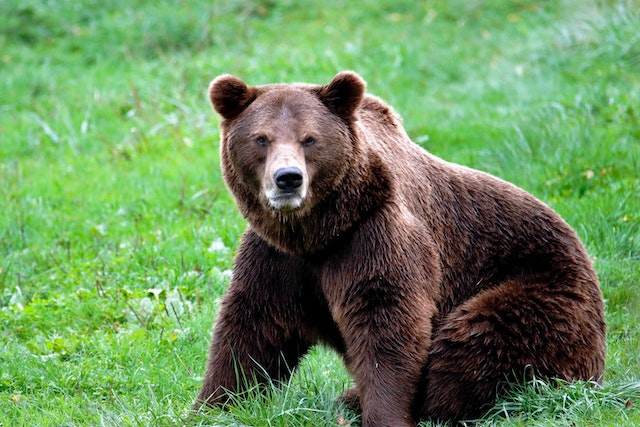
#> input picture Module_11 Feature Detection/bear.jpg, 640 x 427 px, found by its file name
$ python SIFT.py
#> lines starting #> are read from the running program, lines starting #| are printed output that depends on the picture
import cv2

# Load the image
img = cv2.imread('Module_11 Feature Detection/bear.jpg')
#> img is the input picture: shape (427, 640, 3); mean B, G, R 91.8, 141.6, 106.1
gray = cv2.cvtColor(img, cv2.COLOR_BGR2GRAY)
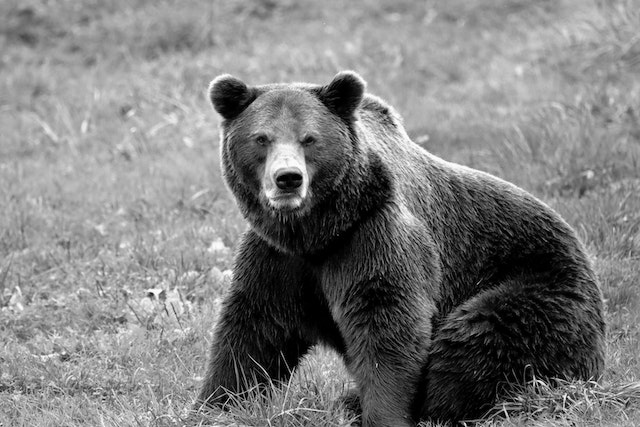
#> gray: shape (427, 640); min 0, max 255, mean 125.3

# Create a SIFT detector object
sift = cv2.SIFT_create()

# Detect keypoints and compute descriptors
keypoints, descriptors = sift.detectAndCompute(gray, None)
#> keypoints = 2335 keypoints; strongest (x, y, size): (342, 97, 25.5), (232, 100, 24.6), (151, 295, 3.8), (286, 157, 21.4)

# Draw keypoints on the image
img_with_keypoints = cv2.drawKeypoints(img, keypoints, None, flags=cv2.DRAW_MATCHES_FLAGS_DRAW_RICH_KEYPOINTS)
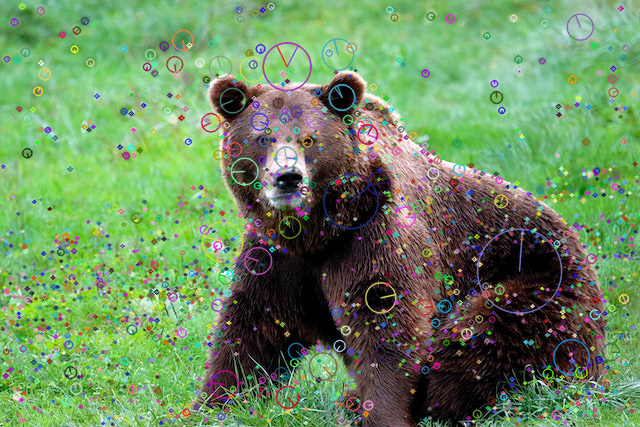
#> img_with_keypoints: shape (427, 640, 3); mean B, G, R 95.6, 140.7, 107.9

# Display the result
cv2.imshow('SIFT Keypoints', img_with_keypoints)
cv2.waitKey(0)
cv2.destroyAllWindows()

$ run again, with Module_11 Feature Detection/player.jpeg copied over Module_11 Feature Detection/bear.jpg
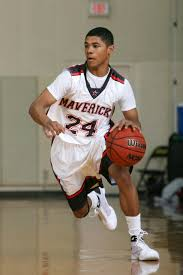
#> input picture Module_11 Feature Detection/player.jpeg, 183 x 275 px, found by its file name
#> img is the input picture: shape (275, 183, 3); mean B, G, R 109.1, 125.3, 136.5
#> `gray = cv2.cvtColor(img, cv2.COLOR_BGR2GRAY)`:
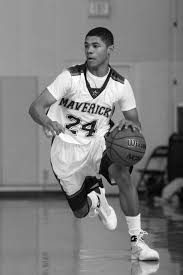
#> gray: shape (275, 183); min 0, max 255, mean 126.7
#> keypoints = 295 keypoints; strongest (x, y, size): (74, 132, 2.6), (82, 74, 2), (92, 195, 5.4), (88, 85, 3)
#> `img_with_keypoints = cv2.drawKeypoints(img, keypoints, None, flags=cv2..`:
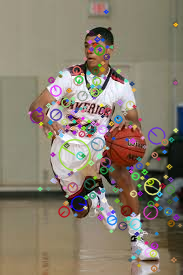
#> img_with_keypoints: shape (275, 183, 3); mean B, G, R 110.6, 126, 136.2
